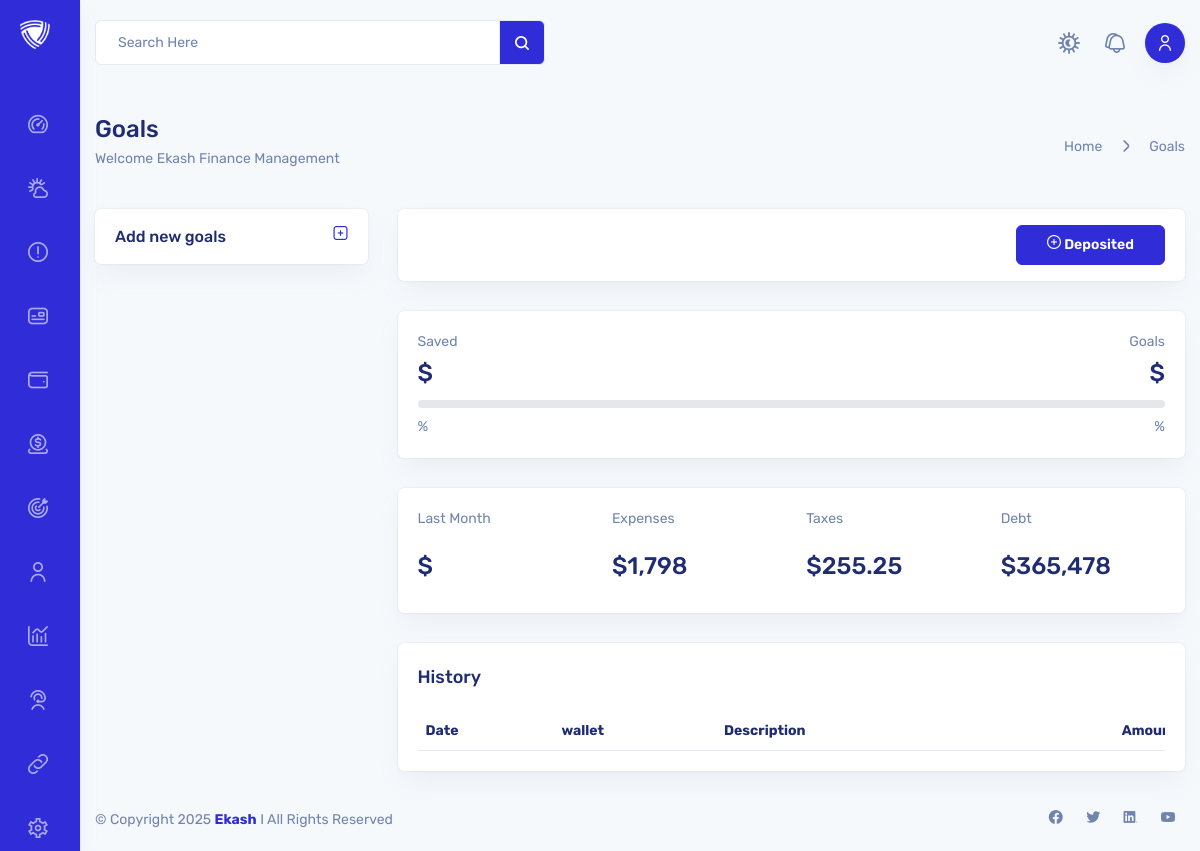
The app's page /goals/ (signed in), older data.
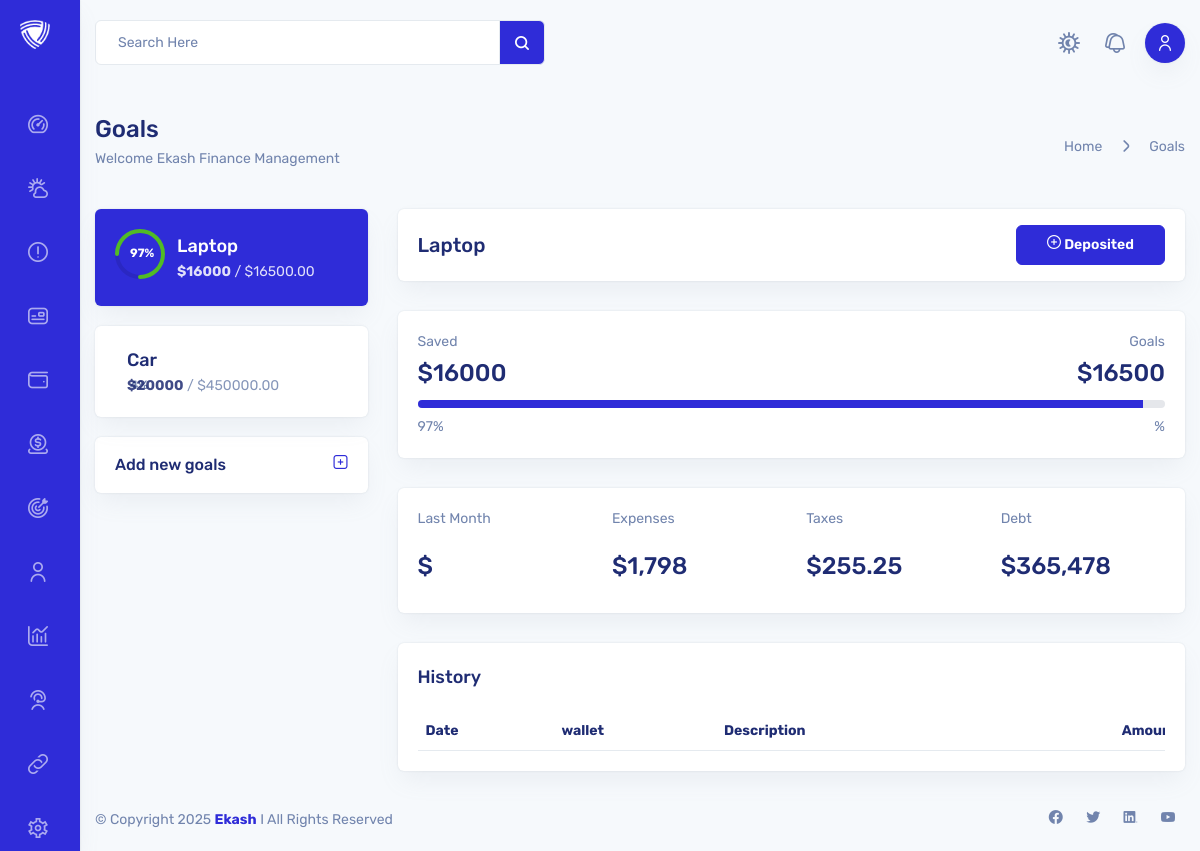
The same page, newer data.
### goals/models.py (models this page shows, shortened)
class Goals(models.Model):
    user = models.ForeignKey(Account, on_delete=models.CASCADE, related_name='goals_user')
    category = models.ForeignKey(Category, on_delete=models.CASCADE, related_name='goals_category')
    payment_method = models.ForeignKey(PaymentMethod, on_delete=models.CASCADE, related_name='goals_payment_method')
    goals_amount = models.DecimalField(max_digits=12, decimal_places=2)
    goals_time_duration = models.DateField()
    is_active = models.BooleanField(default=True)
    created_at = models.DateTimeField(auto_now_add=True)
    updated_at = models.DateTimeField(auto_now=True)

### category/models.py (models this page shows, shortened)
class Category(models.Model):
    user = models.ForeignKey(Account, on_delete=models.CASCADE, related_name='category_user', null=True, blank=True)
    category_type = models.ForeignKey(CategoryType, on_delete=models.CASCADE, related_name='cat_type')
    category_icon = models.ForeignKey(Icon, on_delete=models.CASCADE, related_name='icon')
    category_icon_color = models.ForeignKey(Color, on_delete=models.CASCADE, related_name='icon_color')
    category_name = models.CharField(max_length=50, blank=True)
    slug = models.SlugField(max_length=264, unique=True)
    is_active = models.BooleanField(default=True)
    created_at = models.DateTimeField(auto_now_add=True)
    updated_at = models.DateTimeField(auto_now=True)
    class Meta:
        verbose_name = 'category'
        verbose_name_plural = 'categories'

### goals/views.py (the view)
# urls.py: path('', views.get_goals, name='goals-list'),
def get_goals(request):
    goals = Goals.objects.filter(user=request.user, is_active=True)
    goals_data = []
    for goal in goals:
        total_deposited = goal.goals_deposited.aggregate(total=Sum('deposited_amount'))['total'] or 0
        deposited_percentage = (total_deposited / goal.goals_amount * 100) if goal.goals_amount > 0 else 0
        goals_data.append({
            'goal': goal,
            'deposits': goal.goals_deposited.all().order_by('-deposited_month'),
            'total_deposited': total_deposited,
            'deposited_percentage': round(deposited_percentage),
        })
    context = {'goals_data': goals_data}
    return render(request, 'goals/goals_list.html', context)

### templates/goals/goals_list.html (shortened to what this page needs)
{% extends 'core/base.html' %}
{% block content %}
<div class="container">
    <div class="row">
        <div class="col-12">
            <div class="page-title">
                <div class="row align-items-center justify-content-between">
                    <div class="col-xl-4">
                        <div class="page-title-content">
                            <h3>Goals</h3>
                            <p class="mb-2">Welcome Ekash Finance Management</p>
                        </div>
                    </div>
                    <div class="col-auto">
                        <div class="breadcrumbs"><a href="#">Home </a>
                            <span><i class="fi fi-rr-angle-small-right"></i></span>
                            <a href="#">Goals</a>
                        </div>
                    </div>
                </div>
            </div>
        </div>
    </div>
    <div class="goals-tab">
        <div class="row g-0">
            <div class="col-xl-3">
                <div class="nav d-block">
                    <div class="row">
                        {% for item in goals_data %}
                        <div class="col-xl-12 col-md-6">
                            <div class="goals-nav {% if forloop.first %}active{% endif %}"
                                 hx-get="{% url 'goals:goal-detail' item.goal.id %}"
                                 hx-target="#goal-detail"
                                 hx-swap="innerHTML"
                                 hx-trigger="click"
                            >
                                <div class="goals-nav-circle">
                                    <div id="circle5"></div>
                                    <span>{{ item.deposited_percentage }}%</span>
                                </div>
                                <div class="goals-nav-text">
                                    <h3>{{ item.goal.category.category_name }}</h3>
                                    <p><strong>${{ item.total_deposited }}</strong> / ${{ item.goal.goals_amount }}</p>
                                </div>
                            </div>
                        </div>
                        {% endfor %}
                    </div>
                </div>
                <div class="add-goals-link">
                    <h5 class="mb-0">Add new goals</h5>
                    <a href="{% url 'goals:goals-create' %}">
                        <i class="fi fi-rr-square-plus"></i>
                    </a>
                </div>
            </div>
            <div class="col-xl-9">
                <div id="goal-detail">
                    {% include "goals/goal_detail_partial.html" with goal_data=goals_data.0 %}
                </div>
            </div>
        </div>
    </div>
</div>
{% endblock %}

### templates/goals/goal_detail_partial.html (shortened to what this page needs)
<div class="tab-content goals-tab-content" id="goal-detail-pane-{{ goal_data.goal.id }}">
    <div class="goals-tab-title d-flex justify-content-between align-items-center">
        <h3>{{ goal_data.goal.category.category_name }}</h3>
        <a href="{% url 'goals:goals-deposited' goal_data.goal.id %}" class="btn btn-primary">
            <span><i class="fi fi-rs-add"></i></span>&nbsp;Deposited
        </a>
    </div>
    <div class="row">
        <div class="col-xl-12">
            <div class="card">
                <div class="card-body">
                    <div class="d-flex justify-content-between">
                        <div>
                            <span>Saved</span>
                            <h3>${{ goal_data.total_deposited|floatformat:0 }}</h3>
                        </div>
                        <div class="text-end">
                            <span>Goals</span>
                            <h3>${{ goal_data.goal.goals_amount|floatformat:0 }}</h3>
                        </div>
                    </div>
                    <div class="progress">
                        <div class="progress-bar" style="width: {{ goal_data.deposited_percentage }}%;"
                             role="progressbar"></div>
                    </div>
                    <div class="d-flex justify-content-between mt-2">
                        <span>{{ goal_data.deposited_percentage|floatformat:0 }}%</span>
                        <span>{{ 100|floatformat:0|add:"-goal_data.deposited_percentage"|floatformat:0 }}%</span>
                    </div>
                </div>
            </div>
        </div>
        <div class="col-xxl-12">
            <div class="card">
                <div class="card-body">
                    <div class="row">
                        <div class="col-xl-3 col-lg-3 col-md-6 col-sm-6">
                            <div class="goals-widget">
                                <p>Last Month</p>
                                <h3>${{goal_data.last_month_deposited}}</h3>
                            </div>
                        </div>
                        <div class="col-xl-3 col-lg-3 col-md-6 col-sm-6">
                            <div class="goals-widget">
                                <p>Expenses</p>
                                <h3>$1,798</h3>
                            </div>
                        </div>
                        <div class="col-xl-3 col-lg-3 col-md-6 col-sm-6">
                            <div class="goals-widget">
                                <p>Taxes</p>
                                <h3>$255.25</h3>
                            </div>
                        </div>
                        <div class="col-xl-3 col-lg-3 col-md-6 col-sm-6">
                            <div class="goals-widget">
                                <p>Debt</p>
                                <h3>$365,478</h3>
                            </div>
                        </div>
                    </div>
                </div>
            </div>
        </div>
        <div class="col-xl-12">
            <div class="card">
                <div class="card-header">
                    <h4 class="card-title">History </h4>
                </div>
                <div class="card-body">
                    <div class="table-responsive">
                        <table class="table mb-0 table-responsive-sm goals-history-table">
                            <thead>
                            <tr>
                                <th>Date</th>
                                <th>wallet</th>
                                <th>Description</th>
                                <th>Amount</th>
                            </tr>
                            </thead>
                        </table>
                    </div>
                </div>
            </div>
        </div>
    </div>
</div>
</div>

Row changes from the older to the newer data that the page shows:
added Goals: deposited_percentage "97", goal.category.category_name "Laptop", total_deposited "16000", goal.goals_amount "16500.00", goal.goals_amount "16500"
added Goals: deposited_percentage "4", goal.category.category_name "Car", total_deposited "20000", goal.goals_amount "450000.00"
Text that changed along with them:
{{ goal_data.total_deposited|floatformat:0 }}: (not shown) → "16000"
{{ goal_data.deposited_percentage|floatformat:0 }}: (not shown) → "97"
